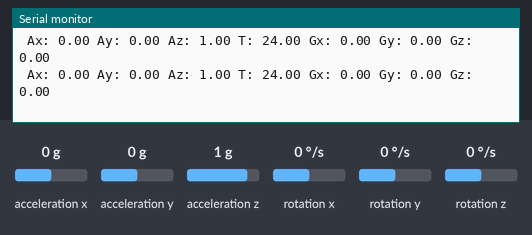
Recording of a sketch running on a simulated ESP8266 (NodeMCU). Parts: the last lines printed to the serial monitor. Wiring (inferred from the names in the program): MPU-6050 motion sensor at I2C address 0x68. Inputs (shaded band) come from the test bench; at power-on: acceleration x 0 g, acceleration y 0 g, acceleration z 1 g, rotation x 0 °/s, rotation y 0 °/s, rotation z 0 °/s. WiFi joins after 1.5 s; servers stay silent unless stated; random numbers use the default seed unless the sketch sets one; no MQTT or app messages arrive unless stated.

Above: at 2.9 s.
3.0 s: acceleration x set to -1.4 g
At 3.18 s:
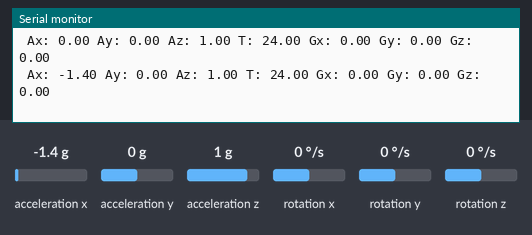
4.5 s: acceleration y set to -1.4 g
At 4.6 s:
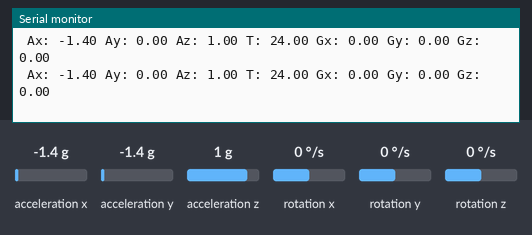
6.0 s: acceleration z set to -1.4 g
At 6.01 s:
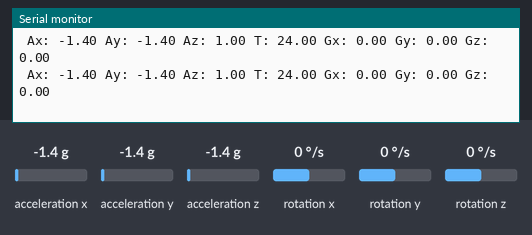
7.5 s: rotation x set to -192 °/s
At 7.63 s:
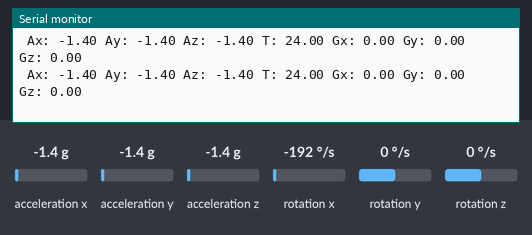
9.0 s: rotation y set to -192 °/s
At 9.05 s:
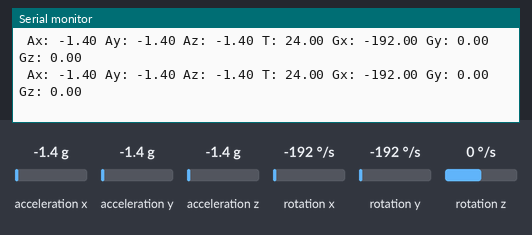

Measured:
- after the input at 3.0 s, the serial monitor: prints a new line at once (image 1)

The sketch:

mpu_mcu_mqtt_py.ino.ino
```cpp
/*
*Author(s) 		    : Pradymna Gupta, Yash Raj
*Functions 			  : setup_wifi, reconnect, setup, loop, I2C_Write, Read_RawValue, MPU6050_Init
*Global Variables	: ssid, password, mqtt_server, MPU6050SlaveAddress, scl, sda, AccelScaleFactor, GyroScaleFactor,
                    AccelX, AccelY, AccelZ, Temperature, GyroX, GyroY, GyroZ, timePast, timePresent, gyroXCalli,
                    gyroYCalli, gyroZCalli, AccelCalli, velocityPresent, velocityPast, Ax, Ay, Az, T, Gx, Gy, Gz
                    GyroXPast, GyroYPast, GyroZPast, angleX, angleY, angleZ, distance
*/

#include <ESP8266WiFi.h>    // Library for using the NodeMCU
#include <PubSubClient.h>   // Library for using the Network protcall MQTT in this case
#include <Wire.h>           // lib for communication.
#include "ArduinoJson.h"

/************************* WiFi Access Point *********************************/


const char* ssid = "will"; // Add your SSID
const char* password = "12345678"; // The PassWord (Wireless Key)

/************************* LinuxMqtt Setup *********************************/

const char* mqtt_server = "broker.mqtt-dashboard.com";
WiFiClient espClient;
PubSubClient client(espClient);

void setup_wifi() {
  delay(100);
  // We start by connecting to a WiFi network
  Serial.print("Connecting to ");
  Serial.println(ssid);
  WiFi.begin(ssid, password);
  while (WiFi.status() != WL_CONNECTED)
  {
    delay(500);
    Serial.print(".");
  }
  randomSeed(micros());
  Serial.println("");
  Serial.println("WiFi connected");
  Serial.println("IP address: ");
  Serial.println(WiFi.localIP());
}
void reconnect() {
  // Loop until we're reconnected
  while (!client.connected())
  {
    Serial.print("Attempting MQTT connection...");
    // Create a random client ID
    String clientId = "ESP8266Client-";
    clientId += String(random(0xffff), HEX);
    // Attempt to connect
    //if you MQTT broker has clientID,username and password
    //please change following line to    if (client.connect(clientId,userName,passWord))
    if (client.connect(clientId.c_str()))
    {
      Serial.println("connected");

    }
    else {
      Serial.print("failed, rc=");
      Serial.print(client.state());
      Serial.println(" try again in 5 seconds");
      // Wait 6 seconds before retrying
      delay(6000);
    }
  }
}

//******************************* Setting Up mpu **************************************

// MPU6050 Slave Device Address
const uint8_t MPU6050SlaveAddress = 0x68;

// Select SDA and SCL pins for I2C communication
const uint8_t scl = D6;
const uint8_t sda = D7;

// sensitivity scale factor respective to full scale setting provided in datasheet
const uint16_t AccelScaleFactor = 16384;
const uint16_t GyroScaleFactor = 131;

// MPU6050 few configuration register addresses
const uint8_t MPU6050_REGISTER_SMPLRT_DIV   =  0x19;
const uint8_t MPU6050_REGISTER_USER_CTRL    =  0x6A;
const uint8_t MPU6050_REGISTER_PWR_MGMT_1   =  0x6B;
const uint8_t MPU6050_REGISTER_PWR_MGMT_2   =  0x6C;
const uint8_t MPU6050_REGISTER_CONFIG       =  0x1A;
const uint8_t MPU6050_REGISTER_GYRO_CONFIG  =  0x1B;
const uint8_t MPU6050_REGISTER_ACCEL_CONFIG =  0x1C;
const uint8_t MPU6050_REGISTER_FIFO_EN      =  0x23;
const uint8_t MPU6050_REGISTER_INT_ENABLE   =  0x38;
const uint8_t MPU6050_REGISTER_ACCEL_XOUT_H =  0x3B;
const uint8_t MPU6050_REGISTER_SIGNAL_PATH_RESET  = 0x68;

int16_t AccelX, AccelY, AccelZ, Temperature, GyroX, GyroY, GyroZ,timePast,timePresent;
static double gyroXCalli=0,gyroYCalli=0,gyroZCalli=0,AccelCalli=0,velocityPresent=0,velocityPast=0;
static double Ax, Ay, Az, T, Gx, Gy, Gz;
static double GyroXPast=0,GyroYPast=0,GyroZPast=0,angleX=0,angleY=0,angleZ=0,distance=0;

//*************************************************************************************
void setup() {
  Serial.begin(115200);     // Starts the serial monitor at 115200
  setup_wifi();       // add Method for the Wifi setup
  client.setServer(mqtt_server, 1883);  // connects to the MQTT broker
  Wire.begin(sda, scl);
  MPU6050_Init();
}

void loop() {

  if (!client.connected()) {
    reconnect();
  }

  double Ax, Ay, Az, T, Gx, Gy, Gz;
  Read_RawValue(MPU6050SlaveAddress, MPU6050_REGISTER_ACCEL_XOUT_H);
  Ax = (double)(AccelX-AccelCalli)/AccelScaleFactor;
  Ay = (double)AccelY/AccelScaleFactor;
  Az = (double)AccelZ/AccelScaleFactor;
  T = (double)Temperature/340+36.53; //temperature formula
  Gx = (double)(GyroX-gyroXCalli)/GyroScaleFactor;
  Gy = (double)(GyroY-gyroYCalli)/GyroScaleFactor;
  Gz = (double)(GyroZ-gyroZCalli)/GyroScaleFactor;

  Serial.print(" Ax: "); Serial.print(Ax);
  Serial.print(" Ay: "); Serial.print(Ay);
  Serial.print(" Az: "); Serial.print(Az);
  Serial.print(" T: "); Serial.print(T);
  Serial.print(" Gx: "); Serial.print(Gx);
  Serial.print(" Gy: "); Serial.print(Gy);
  Serial.print(" Gz: "); Serial.println(Gz);

//*********************** JSON ****************************************

//StaticJsonBuffer<300> JSONbuffer;
//JsonObject& JSONencoder = JSONbuffer.createObject();
//JSONencoder["Ax"] = Ax;
//JSONencoder["Ay"] = Ay;
//JSONencoder["Az"] = Az;
//JSONencoder["Gx"] = Ax;
//JSONencoder["Gy"] = Gy;
//JSONencoder["Gz"] = Gz;
//
////JSONencoder.prettyPrintTo(Serial);
//
//char JSONmessageBuffer[100];
//JSONencoder.printTo(JSONmessageBuffer, sizeof(JSONmessageBuffer));
//Serial.println(JSONmessageBuffer);
String JSON = "{";
JSON += "\'Ax\' : " + String(Ax) + ",";
JSON += "\'Ay\' : " + String(Ay) + ",";
JSON += "\'Az\' : " + String(Az) + ",";
JSON += "\'Gx\' : " + String(Gx) + ",";
JSON += "\'Gy\' : " + String(Gy) + ",";
JSON += "\'Gz\' : " + String(Gz);
JSON += "}";
/************************* Publish String MQTT ************************/

  //client.publish("meena", JSONmessageBuffer);
  client.publish("meena", JSON.c_str());
  delay(200);
}

void I2C_Write(uint8_t deviceAddress, uint8_t regAddress, uint8_t data){
  Wire.beginTransmission(deviceAddress);
  Wire.write(regAddress);
  Wire.write(data);
  Wire.endTransmission();
}

void Read_RawValue(uint8_t deviceAddress, uint8_t regAddress){
  Wire.beginTransmission(deviceAddress);
  Wire.write(regAddress);
  Wire.endTransmission();
  Wire.requestFrom(deviceAddress, (uint8_t)14);
  AccelX = (((int16_t)Wire.read()<<8) | Wire.read());
  AccelY = (((int16_t)Wire.read()<<8) | Wire.read());
  AccelZ = (((int16_t)Wire.read()<<8) | Wire.read());
  Temperature = (((int16_t)Wire.read()<<8) | Wire.read());
  GyroX = (((int16_t)Wire.read()<<8) | Wire.read());
  GyroY = (((int16_t)Wire.read()<<8) | Wire.read());
  GyroZ = (((int16_t)Wire.read()<<8) | Wire.read());
}

void MPU6050_Init(){
  delay(150);
  I2C_Write(MPU6050SlaveAddress, MPU6050_REGISTER_SMPLRT_DIV, 0x07);
  I2C_Write(MPU6050SlaveAddress, MPU6050_REGISTER_PWR_MGMT_1, 0x01);
  I2C_Write(MPU6050SlaveAddress, MPU6050_REGISTER_PWR_MGMT_2, 0x00);
  I2C_Write(MPU6050SlaveAddress, MPU6050_REGISTER_CONFIG, 0x00);
  I2C_Write(MPU6050SlaveAddress, MPU6050_REGISTER_GYRO_CONFIG, 0x00);//set +/-250 degree/second full scale
  I2C_Write(MPU6050SlaveAddress, MPU6050_REGISTER_ACCEL_CONFIG, 0x00);// set +/- 2g full scale
  I2C_Write(MPU6050SlaveAddress, MPU6050_REGISTER_FIFO_EN, 0x00);
  I2C_Write(MPU6050SlaveAddress, MPU6050_REGISTER_INT_ENABLE, 0x01);
  I2C_Write(MPU6050SlaveAddress, MPU6050_REGISTER_SIGNAL_PATH_RESET, 0x00);
  I2C_Write(MPU6050SlaveAddress, MPU6050_REGISTER_USER_CTRL, 0x00);
}
```
